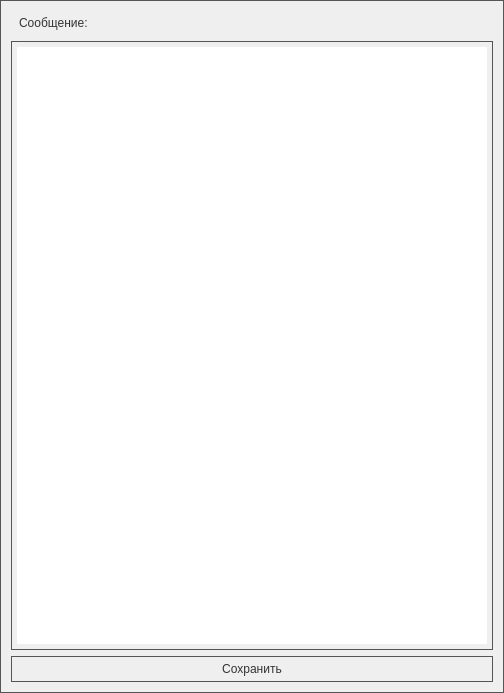
<?xml version="1.0" encoding="UTF-8"?>
<ui version="4.0">
 <class>NewPostForm</class>
 <widget class="QWidget" name="NewPostForm">
  <property name="geometry">
   <rect>
    <x>0</x>
    <y>0</y>
    <width>504</width>
    <height>693</height>
   </rect>
  </property>
  <property name="windowTitle">
   <string>Form</string>
  </property>
  <property name="styleSheet">
   <string notr="true"> QWidget {
color: #333;
border: 1px solid #555;
font: 30pt &quot;Arial&quot;;
border-radius: 0px;
padding: 5px;
background: qradialgradient(cx: 0.3, cy: -0.4,
fx: 0.3, fy: -0.4,
radius: 1.35, stop: 0 #fff, stop: 1 #e8e8e8);
min-width: 80px;
}</string>
  </property>
  <layout class="QVBoxLayout" name="verticalLayout">
   <item>
    <widget class="QLabel" name="messageLabel">
     <property name="styleSheet">
      <string notr="true"> QLabel {
color: #333;
border: 0px solid #555;
font: 30pt &quot;Arial&quot;;
border-radius: 0px;
padding: 5px;
background: qradialgradient(cx: 0.3, cy: -0.4,
fx: 0.3, fy: -0.4,
radius: 1.35, stop: 0 #fff, stop: 1 #e8e8e8);
min-width: 80px;
}</string>
     </property>
     <property name="text">
      <string>Сообщение:</string>
     </property>
    </widget>
   </item>
   <item>
    <widget class="QPlainTextEdit" name="messageEdit">
     <property name="styleSheet">
      <string notr="true"/>
     </property>
    </widget>
   </item>
   <item>
    <widget class="QPushButton" name="saveButton">
     <property name="styleSheet">
      <string notr="true"> QPushButton {
color: #333;
border: 1px solid #555;
font: 30pt &quot;Arial&quot;;
border-radius: 0px;
padding: 5px;
background: qradialgradient(cx: 0.3, cy: -0.4,
fx: 0.3, fy: -0.4,
radius: 1.35, stop: 0 #fff, stop: 1 #e8e8e8);
min-width: 80px;
}

QPushButton:hover {
background: qradialgradient(cx: 0.3, cy: -0.4,
fx: 0.3, fy: -0.4,
radius: 1.35, stop: 0 #fff, stop: 1 #e8e8e8);
}

 QPushButton:pressed {
background: qradialgradient(cx: 0.4, cy: -0.1,
fx: 0.4, fy: -0.1,
radius: 1.35, stop: 0 #fff, stop: 1 #88bbe8);
}</string>
     </property>
     <property name="text">
      <string>Сохранить</string>
     </property>
     <property name="icon">
      <iconset resource="res.qrc">
       <normaloff>:/img/img/icon/disc-floopy_1618.png</normaloff>:/img/img/icon/disc-floopy_1618.png</iconset>
     </property>
     <property name="iconSize">
      <size>
       <width>64</width>
       <height>64</height>
      </size>
     </property>
    </widget>
   </item>
  </layout>
 </widget>
 <resources>
  <include location="res.qrc"/>
 </resources>
 <connections/>
</ui>
